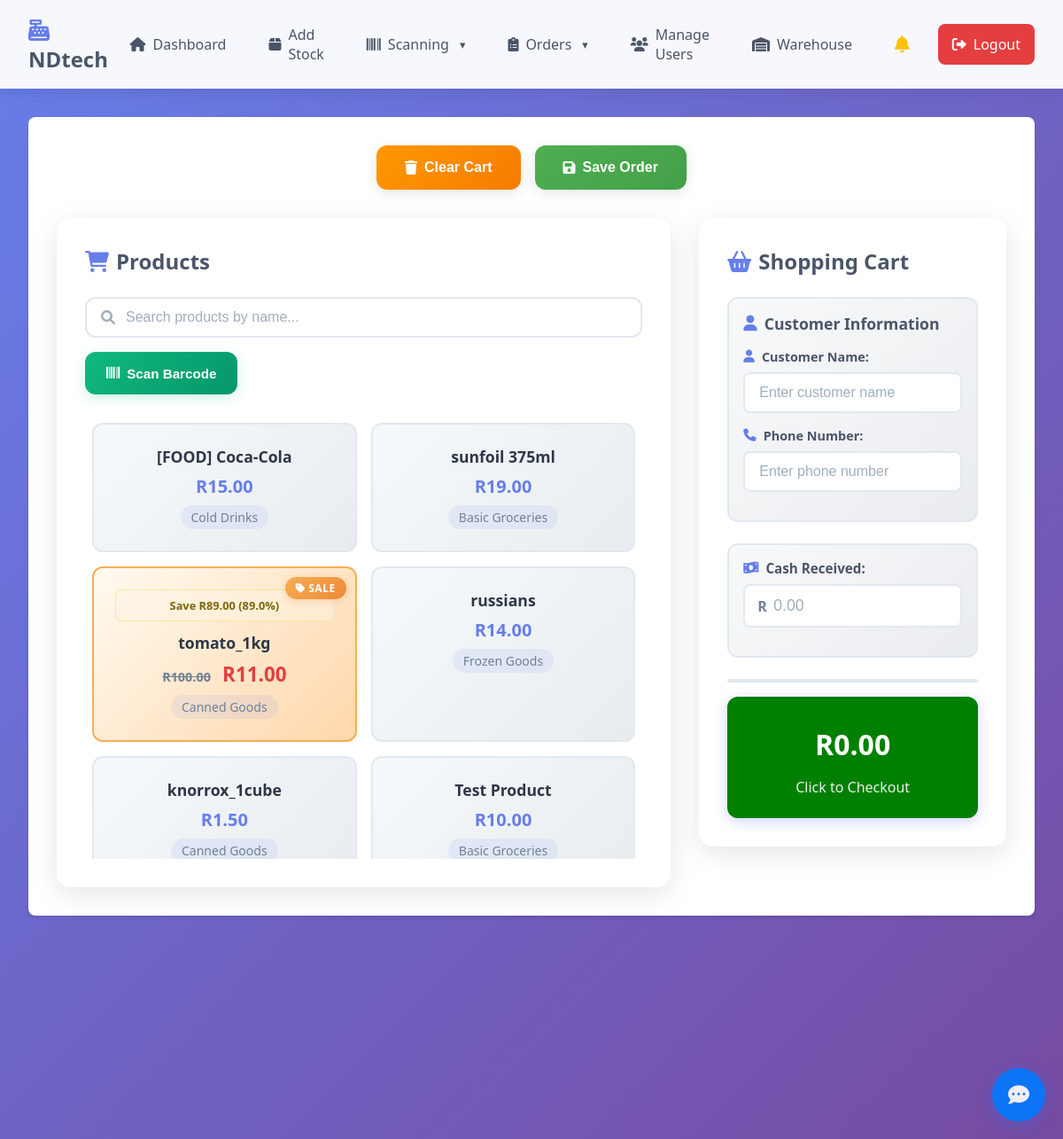
The page / (signed in) on the database its author committed.
### nano/models.py (models this page shows, shortened)
class Product(models.Model):
    CATEGORY_CHOICES = [
        ('staple_foods', 'Staple Foods'),
        ('snacks_chips', 'Snacks & Chips'),
        ('cold_drinks', 'Cold Drinks'),
        ('sweets_treats', 'Sweets & Treats'),
        ('basic_groceries', 'Basic Groceries'),
        ('dairy_eggs', 'Dairy & Eggs'),
        ('bread_baked', 'Bread & Baked Goods'),
        ('canned_goods', 'Canned Goods'),
        ('personal_care', 'Personal Care'),
        ('household_items', 'Household Items'),
        ('airtime_data', 'Airtime & Data'),
        ('frozen_goods', 'Frozen Goods'),
        ('tuckshop_packs', 'Tuckshop Packs'),
        ('stationery', 'Stationery'),
        ('baby_products', 'Baby Products'),
        ('seasonal_items', 'Seasonal Items'),
    ]
    name = models.CharField(max_length=100)
    price = models.DecimalField(max_digits=10, decimal_places=2)
    description = models.TextField(blank=True)
    category = models.CharField(max_length=20, choices=CATEGORY_CHOICES, default='basic_groceries')
    expiry_date = models.DateField(null=True, blank=True)
    stock = models.IntegerField(default=0)  # Add stock field
    barcode = models.CharField(max_length=50, unique=True, null=True, blank=True)  # Add barcode field
    date_added = models.DateTimeField(default=timezone.now)
    is_on_sale = models.BooleanField(default=False)
    sale_price = models.DecimalField(max_digits=10, decimal_places=2, null=True, blank=True)
    sale_start_date = models.DateTimeField(null=True, blank=True)
    sale_end_date = models.DateTimeField(null=True, blank=True)
    def is_currently_on_sale(self):
        if not self.is_on_sale or not self.sale_price:
            return False
        now = timezone.now()
        if self.sale_start_date and now < self.sale_start_date:
            return False
        if self.sale_end_date and now > self.sale_end_date:
            return False
        return True
    def get_current_price(self):
        if self.is_currently_on_sale():
            return self.sale_price
        return self.price
    def get_discount_percentage(self):
        if not self.is_currently_on_sale() or not self.sale_price:
            return 0
        discount = ((self.price - self.sale_price) / self.price) * 100
        return round(discount, 1)
    def get_discount_amount(self):
        if not self.is_currently_on_sale() or not self.sale_price:
            return 0
        return self.price - self.sale_price

### nano/views.py (the view)
# urls.py: 2. Add a URL to urlpatterns:  path('', views.home, name='home')
@login_required
def home(request):
    products = Product.objects.all()
    check_low_stock()
    return render(request, 'nano/home.html', {'products': products})

### nano/views.py (called while the page is built, shortened)
def check_low_stock():
    low_stock_products = Product.objects.filter(stock__lt=10)

### nano/templates/nano/home.html (shortened to what this page needs)
{% extends 'nano/base.html' %}
{% load static %}
{% block extra_css %}
<link rel="stylesheet" href="{% static 'nano/home.css' %}">
{% endblock %}
{% block content %}
        <section class="action-section">
            <div class="action-buttons">
                <button class="action-btn clear-btn" onclick="clearCart()">
                    <i class="fas fa-trash"></i> Clear Cart
                </button>
                <button class="action-btn save-order-btn" onclick="saveOrder()">
                    <i class="fas fa-save"></i> Save Order
                </button>
            </div>
        </section>
        <div class="dashboard-grid">
            <section class="products-section">
                <h2><i class="fas fa-shopping-cart"></i> Products</h2>
                <div class="search-container">
                    <div class="search-box">
                        <i class="fas fa-search"></i>
                        <input type="text" id="product-search" placeholder="Search products by name..." autocomplete="off">
                    </div>
                    <div class="barcode-scan-container">
                        <button type="button" class="btn btn-scan-barcode" onclick="toggleBarcodeScan()">
                            <i class="fas fa-barcode"></i> Scan Barcode
                        </button>
                    </div>
                </div>
                <div class="products-grid" id="products-grid">
                    {% for product in products %}
                    <div class="product-card {% if product.is_currently_on_sale %}on-sale{% endif %}"
                         data-product-name="{{ product.name }}"
                         data-current-price="{{ product.get_current_price }}"
                         data-is-on-sale="{{ product.is_currently_on_sale|yesno:'true,false' }}"
                         data-regular-price="{{ product.price }}"
                         data-sale-price="{% if product.is_currently_on_sale %}{{ product.sale_price }}{% endif %}"
                         onclick="addToCartFromData(this)">
                        {% if product.is_currently_on_sale %}
                        <div class="sale-badge">
                            <i class="fas fa-tag"></i> SALE
                        </div>
                        <div class="discount-info">
                            Save R{{ product.get_discount_amount }} ({{ product.get_discount_percentage }}%)
                        </div>
                        {% endif %}
                        <div class="product-info">
                            <h3>{{ product.name }}</h3>
                            <div class="product-price">
                                {% if product.is_currently_on_sale %}
                                <span class="original-price">R{{ product.price }}</span>
                                <span class="sale-price">R{{ product.sale_price }}</span>
                                {% else %}
                                <span>R{{ product.price }}</span>
                                {% endif %}
                            </div>
                            <div class="product-category">{{ product.get_category_display }}</div>
                        </div>
                    </div>
                    {% endfor %}
                </div>
            </section>
            <section class="cart-section">
                <h2><i class="fas fa-shopping-basket"></i> Shopping Cart</h2>
                <div class="customer-section">
                    <h3><i class="fas fa-user"></i> Customer Information</h3>
                    <div class="customer-input-group">
                        <label for="customer-name" class="customer-label">
                            <i class="fas fa-user"></i> Customer Name:
                        </label>
                        <input type="text"
                               id="customer-name"
                               class="customer-input"
                               placeholder="Enter customer name"
                               required
                               minlength="2"
                               maxlength="100">
                    </div>
                    <div class="customer-input-group">
                        <label for="customer-phone" class="customer-label">
                            <i class="fas fa-phone"></i> Phone Number:
                        </label>
                        <input type="tel"
                               id="customer-phone"
                               class="customer-input"
                               placeholder="Enter phone number"
                               pattern="[0-9]{10,15}"
                               title="Please enter a valid phone number (10-15 digits)"
                               required
                               minlength="10"
                               maxlength="15">
                    </div>
                </div>
                <div class="payment-section">
                    <div class="payment-input-group">
                        <label for="cash-received" class="payment-label">
                            <i class="fas fa-money-bill-wave"></i> Cash Received:
                        </label>
                        <div class="payment-input-wrapper">
                            <span class="currency-symbol">R</span>
                            <input type="number"
                                   id="cash-received"
                                   class="payment-input"
                                   placeholder="0.00"
                                   step="0.01"
                                   min="0"
                                   oninput="calculateChange()">
                        </div>
                    </div>
                </div>
                <div class="cart-container">
                    <div id="cart-items" class="cart-items"></div>
                    <div class="cart-summary">
                        <div class="cart-total" id="total" onclick="checkoutOrder()">R0.00</div>
                        <div class="cart-label">Click to Checkout</div>
                    </div>
                </div>
            </section>
        </div>
{% endblock %}

### nano/templates/nano/base.html (shortened to what this page needs)
<!DOCTYPE html>
<html lang="en">
<head>
    {% load static %}
    <link rel="stylesheet" href="{% static 'nano/styles.css' %}">
    <link rel="stylesheet" href="{% static 'nano/notifications.css' %}">
    <link rel="stylesheet" href="{% static 'nano/hamburger.css' %}">
    <link rel="stylesheet" href="https://cdnjs.cloudflare.com/ajax/libs/font-awesome/6.0.0/css/all.min.css">
    {% block extra_css %}{% endblock %}
</head>
<body>
    <header class="navbar">
        <div class="nav-brand">
            <h1><i class="fas fa-cash-register"></i> NDtech</h1>
        </div>
        <nav class="nav-menu">
            <a href="{% url 'home' %}" class="nav-link">
                <i class="fas fa-home"></i> Dashboard
            </a>
            <a href="{% url 'add_stock' %}" class="nav-link">
                <i class="fas fa-box"></i> Add Stock
            </a>
            <div class="nav-dropdown">
                <button class="nav-link dropdown-toggle">
                    <i class="fas fa-barcode"></i> Scanning
                </button>
            </div>
            <div class="nav-dropdown">
                <button class="nav-link dropdown-toggle">
                    <i class="fas fa-clipboard-list"></i> Orders
                </button>
            </div>
            {% if user.is_superuser or user.userprofile.role == 'admin' or user.userprofile.role == 'manager' %}
            <a href="{% url 'manage_users' %}" class="nav-link">
                <i class="fas fa-users"></i> Manage Users
            </a>
            <a href="{% url 'warehouse_prices' %}" class="nav-link">
                <i class="fas fa-warehouse"></i> Warehouse
            </a>
            {% endif %}
            {% if user.is_authenticated %}
            <a href="{% url 'notifications_page' %}" class="nav-link notification-bell">
                <i class="fas fa-bell"></i>
            </a>
            {% endif %}
            <a href="{% url 'logout' %}" class="nav-link logout">
                <i class="fas fa-sign-out-alt"></i> Logout
            </a>
        </nav>
    </header>
    <main class="main-content">
        <div class="content-wrapper">
            {% block content %}{% endblock %}
        </div>
    </main>
</body>
</html>

### nano/static/nano/styles.css (style rules this page uses)
body { font-family: Arial, sans-serif; margin: 0; padding: 0; background-color: #f5f5f5; }
.navbar { background-color: #2c3e50; color: white; padding: 1rem 2rem; display: flex; justify-content: space-between; align-items: center; box-shadow: 0 2px 4px rgba(0,0,0,0.1); }
.nav-brand h1 { margin: 0; font-size: 1.5rem; color: white; }
.nav-menu { display: flex; gap: 1rem; align-items: center; }
.nav-link { color: white; text-decoration: none; padding: 0.5rem 1rem; border-radius: 4px; transition: background-color 0.3s; display: flex; align-items: center; gap: 0.5rem; }
.nav-link.logout { background-color: #e74c3c; }
.nav-dropdown { position: relative; }
.dropdown-toggle { background: none; border: none; color: white; cursor: pointer; padding: 0.5rem 1rem; border-radius: 4px; transition: background-color 0.3s; display: flex; align-items: center; gap: 0.5rem; font-size: inherit; font-family: inherit; }
.dropdown-toggle::after { content: '▾'; font-size: 0.8em; margin-left: 0.25rem; }
.main-content { min-height: calc(100vh - 80px); padding: 2rem; }
.content-wrapper { max-width: 1200px; margin: 0 auto; background-color: white; padding: 2rem; border-radius: 8px; box-shadow: 0 2px 4px rgba(0,0,0,0.1); }

### nano/static/nano/notifications.css (style rules this page uses)
.btn { padding: 10px 20px; border: none; border-radius: 6px; cursor: pointer; font-size: 0.9rem; transition: all 0.2s ease; }
.notification-bell { position: relative; cursor: pointer; transition: all 0.3s ease; display: flex; align-items: center; gap: 0.5rem; }
.notification-bell i { font-size: 1.2rem; color: #333; }
.nav-link.notification-bell { color: white; text-decoration: none; padding: 0.5rem 1rem; border-radius: 4px; transition: background-color 0.3s; }
.nav-link.notification-bell i { color: #ffc107; }

### rows shown on the page
Product: name "[FOOD] Coca-Cola", price "15.00", category "Cold Drinks"
Product: name "sunfoil 375ml", price "19.00", category "Basic Groceries"
Product: get_discount_amount "89.00", get_discount_percentage "89.0", name "tomato_1kg", price "100.00", sale_price "11.00", category "Canned Goods"
Product: name "russians", price "14.00", category "Frozen Goods"
Product: name "knorrox_1cube", price "1.50", category "Canned Goods"
Product: name "Test Product", price "10.00", category "Basic Groceries"
